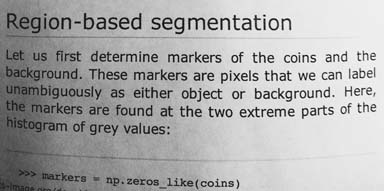
#> input picture skimage.data.page(), 384 x 191 px
$ jupyter execute --allow-errors intro.ipynb   (shell and % lines are left out)
#> lines starting #> are read from the running program, lines starting #| are printed output that depends on the picture
[cell 1]
from PIL import Image
import matplotlib
matplotlib.use('TkAgg')
import matplotlib.pyplot as plt
# some plots
# the interactive plot
# the other plots
import numpy as np
import os

## INTRODUCTION TO IMAGE PROCESSING

Open the image and show it in a separate window

#> (a cell that did not finish here is left out)

Convert to greyscale

#> (a cell that did not finish here is left out)

Convert image format

[cell 4]
filelist = []
#> filelist = []

my_dir = 'C:/Users/Misab/Desktop/Image processing/data'

#> (the rest of this cell did not finish here and is left out)

[cell 5]
file_list = ['C:/Users/Misab/Desktop/Image processing/data/profile.jpg',
            'C:/Users/Misab/Desktop/Image processing/data/moon.jpg']

os.path.splitext(file_list[0])[0]

[cell 6]
file_list = ['C:/Users/Misab/Desktop/Image processing/data/profile.jpg',
            'C:/Users/Misab/Desktop/Image processing/data/moon.jpg']

for infile in file_list:
    outfile = os.path.splitext(infile)[0] + '.png'
    if infile != outfile:
        try:
            Image.open(infile).save(outfile)
        except IOError:
            print('Cannot Convert'), infile

Resize image

#> (a cell that did not finish here is left out)

Crop image

[cell 8]
box = (0,100, 400,400)

#> (the rest of this cell did not finish here and is left out)

Rotate image

#> (a cell that did not finish here is left out)

Images visualize with matplotlib and numpy

#> (a cell that did not finish here is left out)

#> (a cell that did not finish here is left out)

Add dots, symbols and more to images

[cell 12]
from pylab import *

#> (the rest of this cell did not finish here and is left out)

#> (a cell that did not finish here is left out)

Adding interactive annotations

#> (a cell that did not finish here is left out)

Perfoming image binarization with threshold

[cell 15]
from matplotlib import cm
from pylab import *
from skimage import data

scanned = data.page()
#> scanned is the input picture: shape (191, 384); min 0, max 255, mean 171.5

plt.imshow(scanned, cmap = cm.gray)

[cell 16]
plt.imshow(scanned)

[cell 17]
scanned

[cell 18]
np.shape(scanned)
#> Out = (191, 384)

[cell 19]
thres = np.zeros(np.shape(scanned)).astype('uint8')

threshold = 150

thres[scanned < threshold] = 0
thres[scanned >= threshold] = 255

plt.imshow(thres)
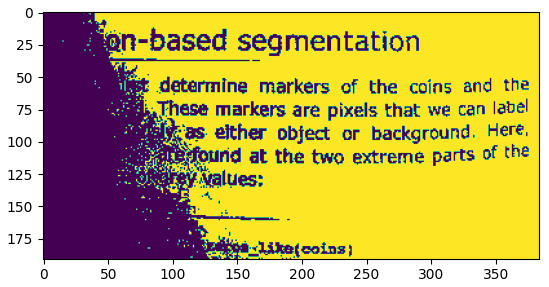
#> figure drawn by matplotlib, 1 panel

[cell 20]
plt.imshow(thres, cmap = cm.gray)
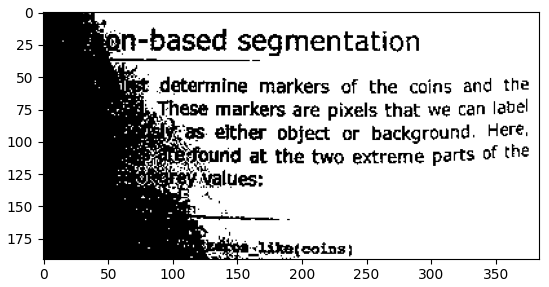
#> figure drawn by matplotlib, 1 panel
